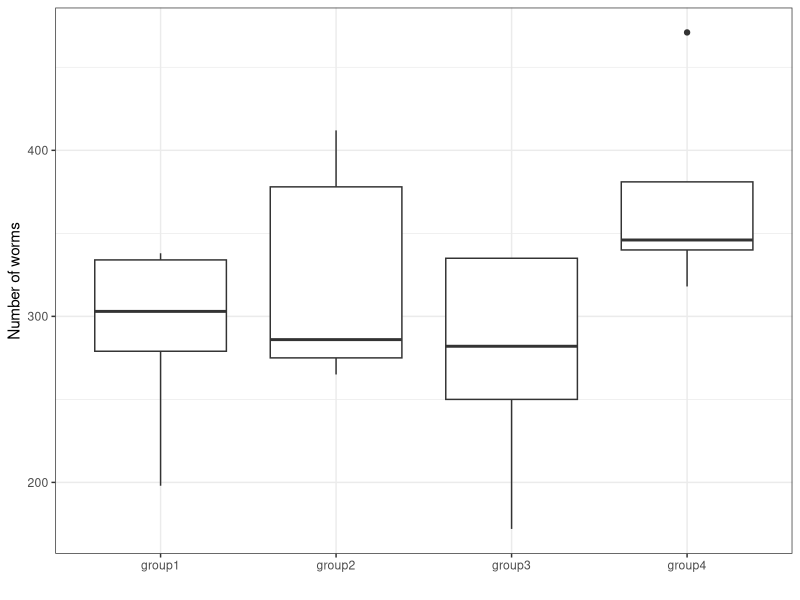
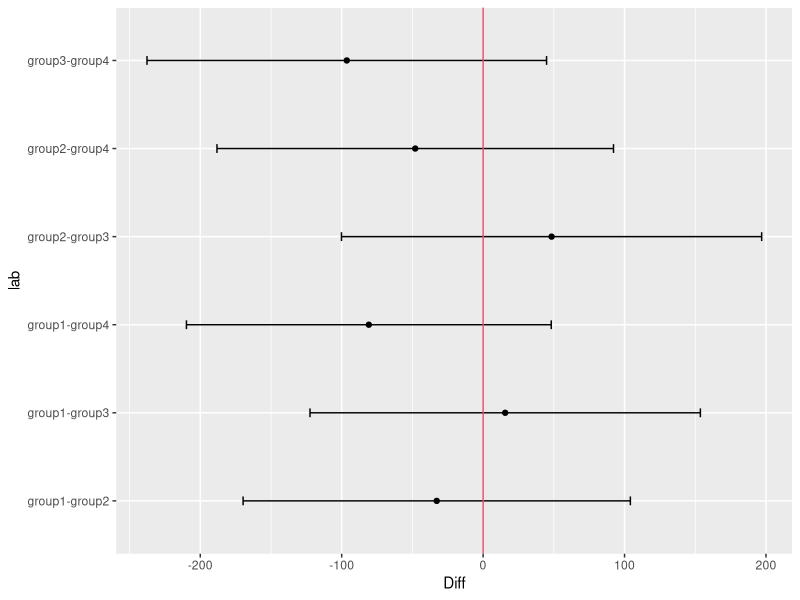
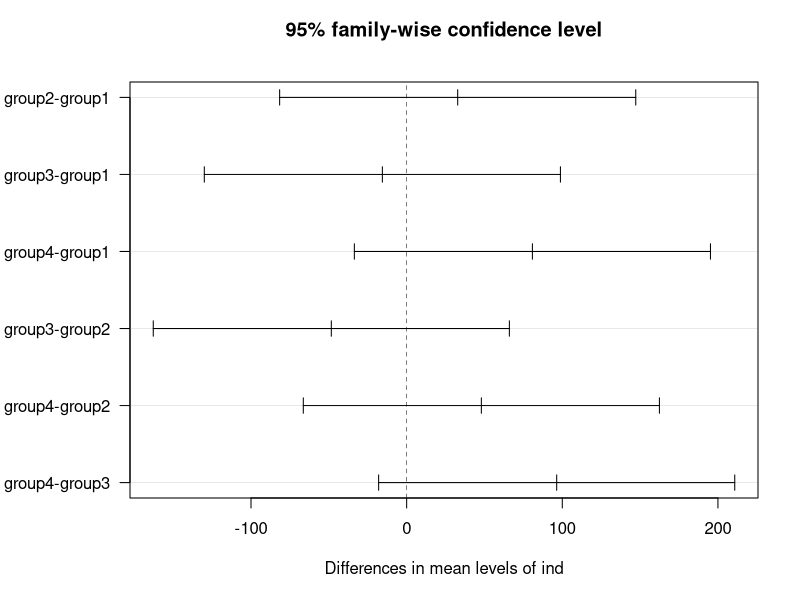
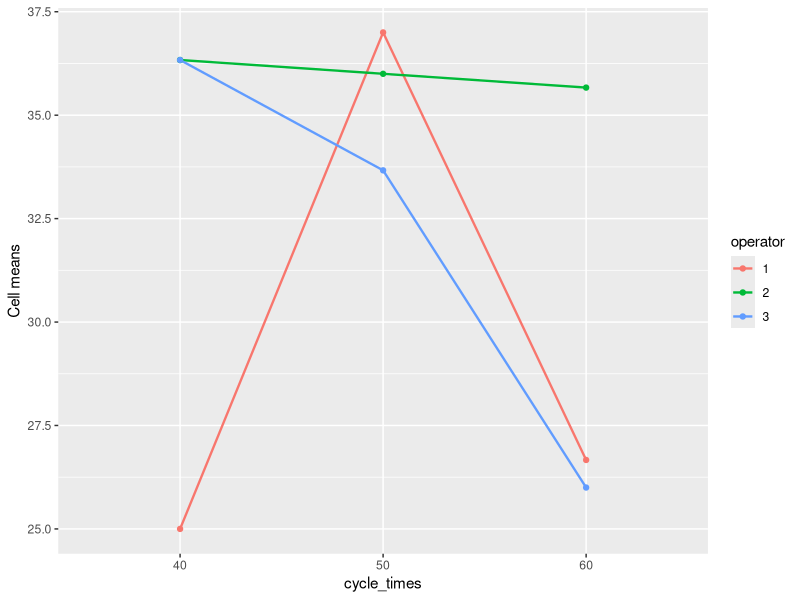
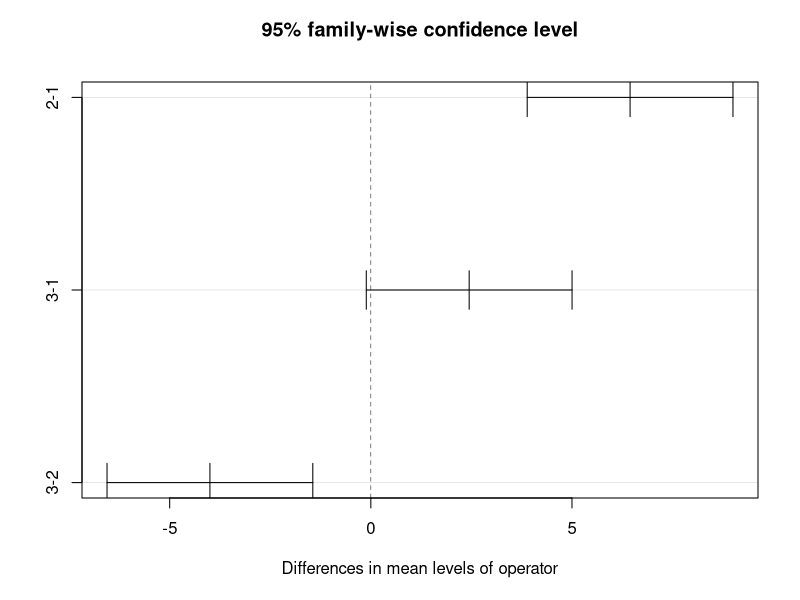

These charts were generated, in order, by the following R code:
## ---- chunk 1
knitr::opts_chunk$set(echo = TRUE)

library(ggplot2)
library(tidyverse)

## ---- chunk 2

group1 <- c(279, 338, 334, 198, 303)
group2 <- c(378, 275, 412, 265, 286)
group3 <- c(172, 335, 335, 282, 250)
group4 <- c(381, 346, 340, 471, 318)
names <- rep(c('group1', 'group2', 'group3', 'group4'), each = 5)
dat <- data.frame(Obs = c(group1, group2, group3, group4), ind = names)
head(dat)


# EDA ... Boxplot of each group 
ggplot(dat, aes(x = ind, y = Obs)) + 
  geom_boxplot() + 
  xlab("") + ylab("Number of worms") + 
  theme_bw()

# Histogram of each group 
# ggplot(dat, aes(x = Obs)) + 
#   geom_histogram() + 
#   facet_grid(~ ind)

# check for normality 
# qqnorm(dat$Obs[dat$ind == "group1"])

# Variance for each group 
# dat %>% 
#   group_by(ind) %>% 
#   summarise(var = var(Obs)) 

## ---- chunk 3

# Analysis of Variance 
fit <- aov(Obs ~ ind, data = dat)
summary(fit)

kruskal.test(Obs ~ ind, data = dat)

## ---- chunk 4

## First define a function that takes in a pair and observations
## computes the confidence interval 


# pair <- combn(k, 2)[, 1]
# Observations <- dat_list

get_pair_diff_CI <- function(pair, Observations, alpha = 0.05){
  # Extract the observations for the desired groups 
  vec1 = Observations[[pair[1]]]
  vec2 = Observations[[pair[2]]]
  
  # bookkeeping
  center1 = mean(vec1)
  center2 = mean(vec2)
  n1 = length(vec1)
  n2 = length(vec2)
  k = length(Observations); m = k*(k-1)/2
  
  # Get CI bounds
  Sp2 = {(n1-1)*var(vec1) + (n2-1)*var(vec2)}/(n1+n2-2)
  halfwidth = qt(1-(alpha/2)/m, df = n1+n2-2, lower.tail = T) * sqrt(Sp2 * (1/n1+1/n2))
  return(c(center1-center2, 
           center1-center2-halfwidth, 
           center1-center2+halfwidth))
}

## ---- chunk 5

# Apply the function to all combinations of pairs 
k = 4 
dat_list = list(group1, group2, group3, group4) 
CIs = apply(combn(k, 2), 2, get_pair_diff_CI, dat_list)
combn(k, 2)
CIs # 3 x 6 matrix 

# Create a character vector for each pair 
# We will later use this to label our graph 
pair_names = apply(combn(k, 2), 2, 
      function(pair) paste0(unique(names)[pair[1]],'-', unique(names)[pair[2]]))

# Combine pair names and CIs in a data frame 
CI_df <- data.frame(lab = pair_names, Diff = CIs[1,], lower = CIs[2,], upper = CIs[3,])
CI_df


ggplot(CI_df, aes(x = lab, y = Diff)) + geom_point() + 
  geom_errorbar(width = 0.1, aes(ymin = lower, ymax = upper)) +
  geom_hline(yintercept = 0, col = 2)+
  coord_flip()

# All CIs overlap with each other, suggesting that none of the pairs are significantly different from each other. This confirms the hypothesis test results that we obtained earlier. 

## ---- chunk 6

posthoc <- TukeyHSD(x=fit, which = 'ind', conf.level=0.95)
par(mar=c(5.1, 6.5, 4.1, 2.1))  # Increase left margin so that group names can show
plot(posthoc, las = 1)
par(mar=c(5.1, 4.1, 4.1, 2.1))

## ---- chunk 7

p <- 3
cell_names <- expand.grid(cycle_times = c(40, 50, 60), operator = c(1,2,3))
repeats <- rep(1:nrow(cell_names), each = p)
Cell_names <- cell_names[repeats, ]
Obs <- c(24, 23, 28, 37, 39, 35, 26, 29, 25, 
         38, 36, 35, 34, 38, 36, 36, 37, 34,
         34, 36, 39, 34, 36, 31, 28, 26, 24)
Obs_w_names <- data.frame(cycle_times = factor(Cell_names$cycle_times),
                      operator = factor(Cell_names$operator), Obs = Obs)
head(Obs_w_names, 6)

## ---- chunk 8

Cell_means <- aggregate(Obs ~ cycle_times + operator, data = Obs_w_names, FUN = mean)

# Alternative way to get the cell means 
Obs_w_names %>% 
  group_by(cycle_times, operator) %>% 
  summarise(mean = mean(Obs))

# Plot cell means against cycle times, for each operator 
ggplot(data=Cell_means,  
    aes(x=cycle_times, y=Obs, group=operator, color=operator)) +
  geom_line(size = 0.8) + geom_point() + ylab("Cell means")

## ---- chunk 9

mod = lm(Obs ~ cycle_times + operator + cycle_times * operator, data = Obs_w_names)
# mod = lm(cycle_times * operator, data = Obs_w_names) runs the same regression 
# just having the interaction term is fine. R automatically knows it to expand the formula into main and interaction effects. 

summary(mod)
print(anova(mod))

## ---- chunk 10

# Run two regression models, one with interaction and the other without 
mod = lm(Obs ~ cycle_times * operator, data = Obs_w_names)
mod_0 = lm(Obs ~ cycle_times + operator, data = Obs_w_names)

# Look at F statistic in each 
summary(mod)
summary(mod_0)

# Anova helps us assess if the increase in sum of squares is significant 
anova(mod_0, mod, test='F')

## ---- chunk 11

res.aov = aov(Obs ~ cycle_times * operator, data = Obs_w_names)
posthoc = TukeyHSD(x=res.aov, which = 'operator',  conf.level=0.95)
plot(posthoc) 
# operator 2 seems to have the best score 

